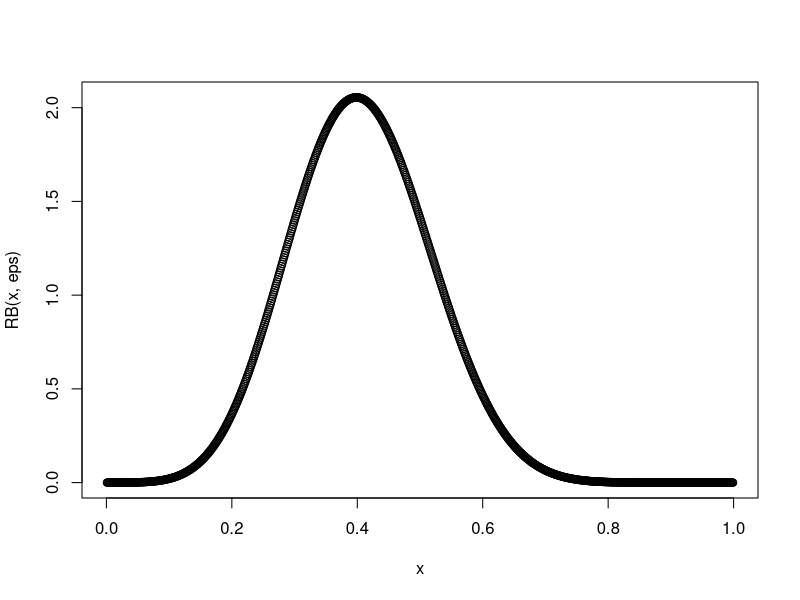

This figure's R source: (Note: this script raises an error after producing the figure.)
##Bernoulli-beta example
#Estimation
a0 = 4
b0 = 4
n = 20
xbar = 0.4

posterior <- function(x) { 
  return( pbeta(x,a0+n*xbar,n-n*xbar+b0) )
}

prior <- function(x) { 
  return( pbeta(x,a0,b0) )
}
##################################3
#Hypothesis testing
#Discritized version
null = 0.5

RB <- function(x,eps) { 
  a = abs(posterior(x+eps)-posterior(x-eps))
  b = abs(prior(x+eps)-prior(x-eps))
  return( a/b  )
}
m = 1000
x = seq(0.001,0.999,1/m)
eps = 0.05
plot(x,RB(x,eps))

#Direction
a = RB(null,eps) #1.421018

#Strength
solver3 <- function(eps) {
  ans = NULL
  for (i in 1:length(x)) {
    if (RB(x[i],eps)>a) {
      ans = c(ans,x[i])
    }
    else {
    }
  }
  return(ans)
}
result = solver3(eps)

total = sum(RB(x,eps)) #Total area
greater = sum(RB(result,eps)) #Greater than
str = (total-greater)/total #0.3541251
###############################################
##Estimation
#Solve the argsup(RB)
solver <- function(eps) {
  x = seq(0.001,0.9999,1/m)
  ans = NULL
  for (i in 1:length(x)) {
      ans = c(ans,RB(x[i],eps))
  }
  result = x[which.max(ans)]
  
  return(result)
}
solver(eps) #0.4

#Solve for the plausible region
solver2 <- function(eps) {
  x = seq(0.001,0.9999,1/m)
  ans = NULL
  for (i in 1:length(x)) {
    if (RB(x[i],eps)>1) {
      ans = c(ans,x[i])
    }
    else {
    }
  }
  return(ans)
}
result = solver2(eps=10^-6)
RB(result[1])
RB(result[length(result)])
#The plausible region is
result[1] #0.273
result[length(result)] #0.536
result[length(result)]-result[1]  #0.263
#########################################
##Bias for Hypothesis testing
RB2 <- function(c0,t,n,a,b) { #c = lambda
  return(dbinom(t,n,c0)/mt(t,n,a,b))
}

rb2 = NULL
n = 20
t = seq(0,n,1)
for (i in 1:length(t)) {
  rb2 = c(rb2, RB2(c0=0.45,t[i],n=20,a=4,b=4))
}
plot(t,rb2)

#bias against
bias1 = sum(rb2[rb2<=1])/sum(rb2) #0.3269325

#bias in favour of theta = (0.45,0.55)
bias2 = sum(rb2[rb2>1])/sum(rb2) #0.7626085
bias3 = sum(rb2[rb2>1])/sum(rb2) #0.7626085
####################################################################
#Prior-data conflict 
mt <- function(t,n,a,b) { #Prior predictive distribution
  result = choose(n,t)*gamma(a+b)*gamma(t+a)*gamma(n-t+b)/gamma(a)/gamma(b)/gamma(n+a+b)
  return(result)
}
#Example
prob = NULL
n = 10
t = seq(0,n,1)
for (i in 1:length(t)) {
  prob = c(prob, mt(t[i],10,5,20))
}
plot(t,prob)

#p-value prior-data conflict (t0 = 9)
mt0 = mt(9,n,5,20) #0.0001090536
pvalue = sum(prob[prob<=mt0]) #0.0001166874